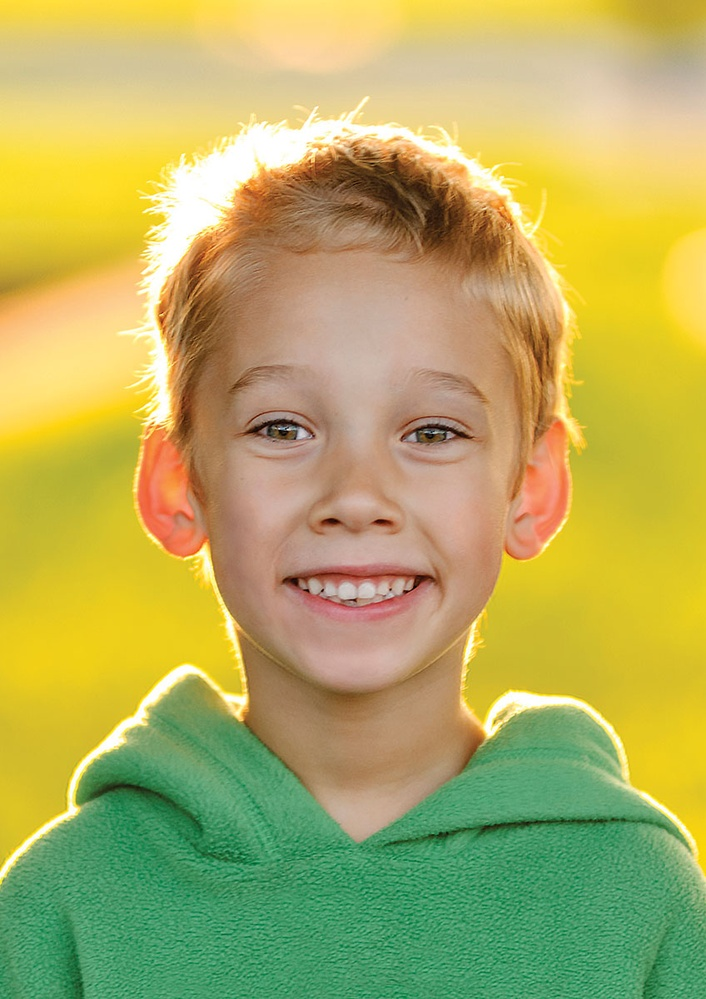
#> input picture day9/ai/image/boy.jpg, 706 x 999 px, shrunk from 848 x 1200 before the run
$ python '人臉眼睛微笑照片偵測.py'
#> lines starting #> are read from the running program, lines starting #| are printed output that depends on the picture; after the words box and inside, x2 and y2 are one past the last pixel; in counts of white or black regions, pixels touching at a corner belong together
import cv2

# 人臉哈爾特徵檔
face_cascade = cv2.CascadeClassifier('ai/xml/haarcascade_frontalface_default.xml')

# 眼睛哈爾特徵檔
eye_cascade = cv2.CascadeClassifier('ai/xml/haarcascade_eye.xml')

# 微笑哈爾特徵檔
smile_cascade = cv2.CascadeClassifier('ai/xml/haarcascade_smile.xml')

# 讀取影像
frame = cv2.imread('ai/image/boy.jpg')
#> frame is the input picture: shape (999, 706, 3); mean B, G, R 94.2, 173.1, 179.7

# 將彩色影像轉灰階, 可以增加辨識效率
gray = cv2.cvtColor(frame, cv2.COLOR_BGR2GRAY)
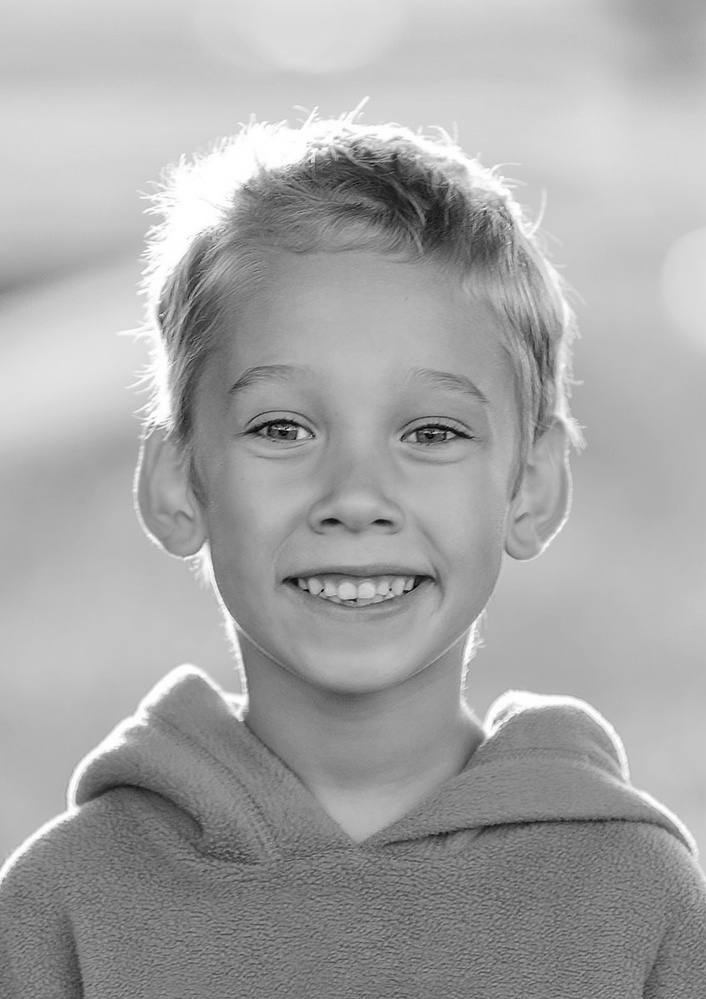
#> gray: shape (999, 706); min 1, max 255, mean 166.1

# -------------------------------------------------------------------------
# 人臉偵測
faces = face_cascade.detectMultiScale(
    gray, scaleFactor=1.1, minNeighbors=15, minSize=(30, 30), flags=cv2.CASCADE_SCALE_IMAGE
)
#> faces = [[165, 280, 390, 390]]

# 在 face 上畫出矩形
for (x, y, w, h) in faces:
    cv2.rectangle(frame, (x, y), (x+w, y+h), (0, 0, 255), 2)

    # 偵測眼睛 (要在 for 裡面)
    # 建立 roi 人臉區域 (因為要在人臉內部偵測眼睛)
    roi_color = frame[y:y+h, x:x+w]  # 人臉的有效區域-彩色版
    roi_gray = gray[y:y+h, x:x+w]  # 人臉的有效區域-灰階版
    # 進行人臉內的眼睛偵測
    eyes = eye_cascade.detectMultiScale(
        roi_gray, scaleFactor=1.1, minNeighbors=50, minSize=(10, 10), flags=cv2.CASCADE_SCALE_IMAGE
    )
    # 進行眼睛矩形繪製
    for (ex, ey, ew, eh) in eyes:
        cv2.rectangle(roi_color, (ex, ey), (ex+ew, ey+eh), (0, 255, 0), 2)
    # ---------------------------------------------------------------------
    # 進行微笑偵測
    smile = smile_cascade.detectMultiScale(
        roi_gray, scaleFactor=1.1, minNeighbors=250, minSize=(30, 30), flags=cv2.CASCADE_SCALE_IMAGE
    )
    # 進行微笑矩形繪製
    for (sx, sy, sw, sh) in smile:
        cv2.rectangle(roi_color, (sx, sy), (sx+sw, sy+sh), (255, 0, 0), 2)
#> this loop made 1 pass
#> (x, y, w, h, eyes, smile) on pass 1: (165, 280, 390, 390, [[216, 110, 91, 91], [62, 96, 105, 105]], [[104, 260, 178, 89]])
#> pass 1, `roi_color = frame[y:y+h, x:x+w]`:
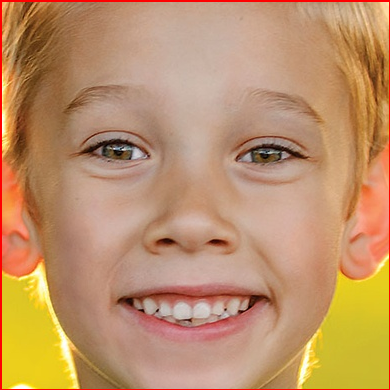
#> roi_color: shape (390, 390, 3); mean B, G, R 104.4, 145.5, 191.1
#> pass 1, `roi_gray = gray[y:y+h, x:x+w]`:
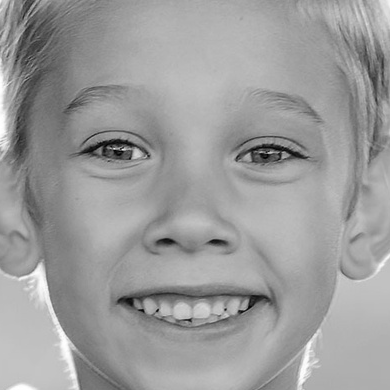
#> roi_gray: shape (390, 390); min 1, max 255, mean 155.9
#> after the loop:
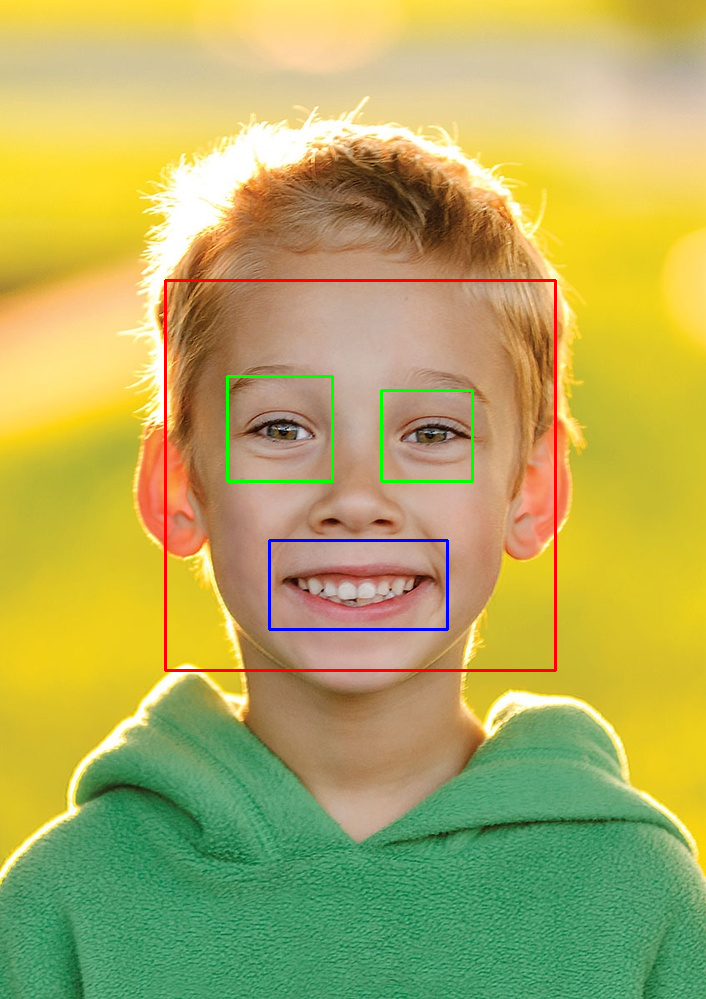
#> frame: shape (999, 706, 3); 1.22% of pixels changed, all inside (x1, y1, x2, y2) = (164, 279, 557, 672)
#> after the loop:
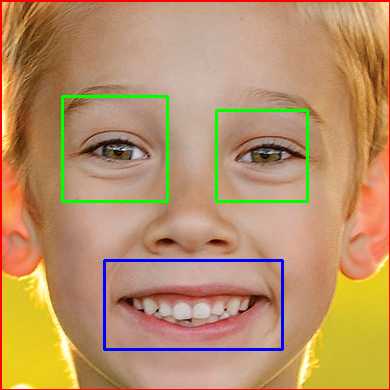
#> roi_color: shape (390, 390, 3); 2.59% of pixels changed, all inside (x1, y1, x2, y2) = (61, 95, 309, 351)

# -------------------------------------------------------------------------

# 顯示圖片
cv2.imshow('My Image', frame)

# 在圖片上按下任意鍵離開(例如: q)
c = cv2.waitKey(0)
#> (key Esc is pressed here)

$ run again, with day9/ai/image/girl.jpg copied over day9/ai/image/boy.jpg
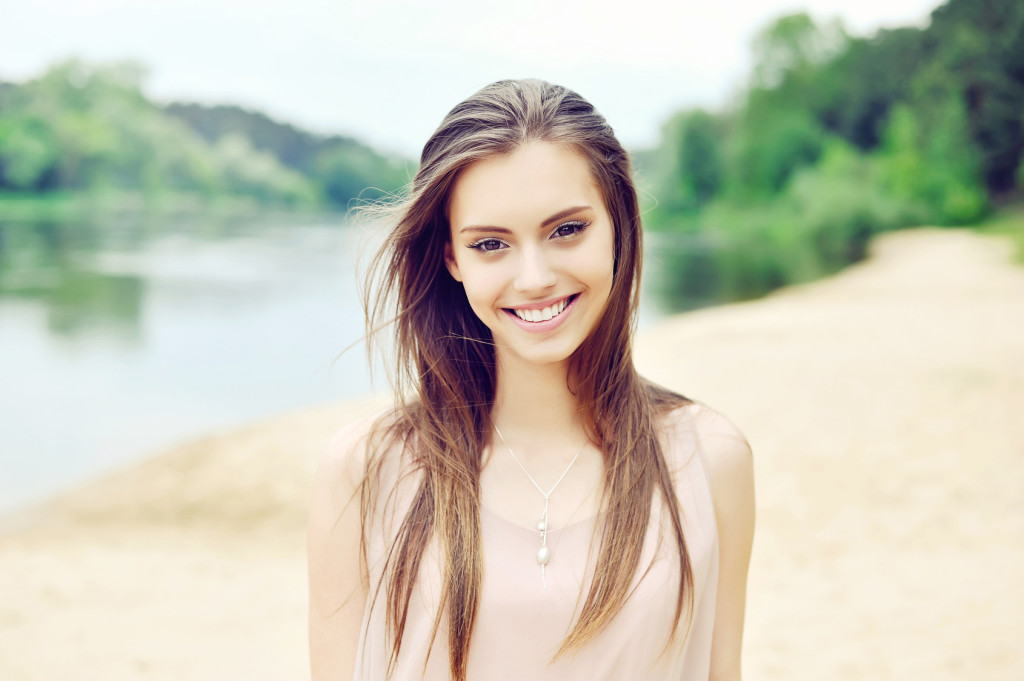
#> input picture day9/ai/image/girl.jpg, 1024 x 681 px
#> frame is the input picture: shape (681, 1024, 3); mean B, G, R 183.8, 200.5, 200.9
#> faces = [[426, 157, 206, 206]]
#> the loop `for (x, y, w, h) in faces:` made 1 pass
#> (x, y, w, h, eyes, smile) on pass 1: (426, 157, 206, 206, [[42, 64, 45, 45], [111, 48, 51, 51]], [[64, 130, 100, 50]])
#> pass 1, `roi_gray = gray[y:y+h, x:x+w]`:
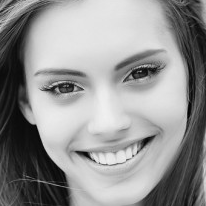
#> roi_gray: shape (206, 206); min 1, max 240, mean 146.3
#> after the loop `for (x, y, w, h) in faces:`:
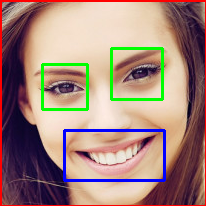
#> roi_color: shape (206, 206, 3); mean B, G, R 123.4, 132.6, 163
